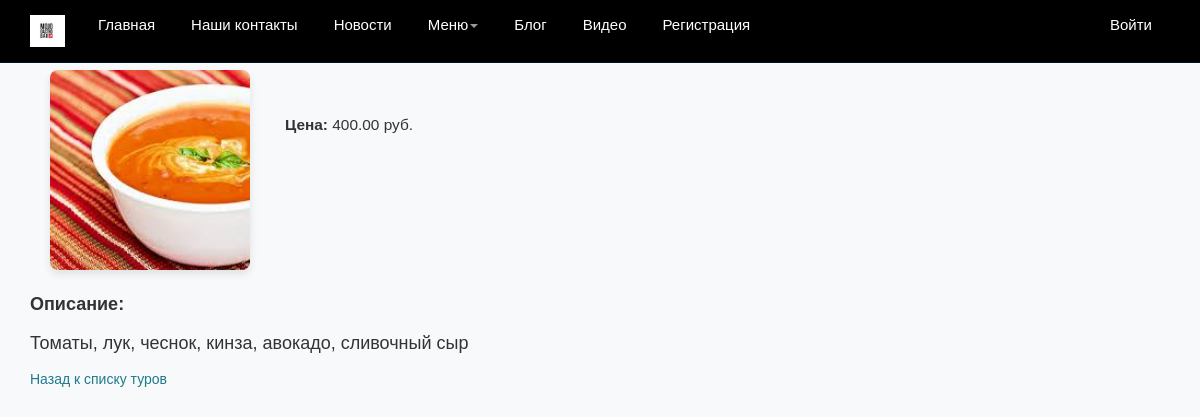
The page /tour/2/ on the database its author committed.
### app/models.py (models this page shows, shortened)
class Tour(models.Model):
    image = models.ImageField(upload_to='tour_image/', null=True, blank=True)
    name = models.CharField(max_length=255)
    description = models.TextField()
    price = models.DecimalField(max_digits=10, decimal_places=2)
    category = models.ForeignKey(Category, on_delete=models.CASCADE, null=True)  # Ссылка на категорию с null=True

### app/views.py (the view)
# urls.py: path('tour/<int:tour_id>/', views.tour_detail, name='tour_detail'),
def tour_detail(request, tour_id):
    tour = get_object_or_404(Tour, id=tour_id)
    return render(request, 'app/tour_detail.html', {'tour': tour})

### app/context_processors.py (called while the page is built)
def categories(request):
    categories = cache.get('categories')
    if categories is None:
        categories = Category.objects.all()
        cache.set('categories', categories, 60 * 15)  # �������� �� 15 �����
    return {
        'categories': categories
    }

### app/templates/app/tour_detail.html (shortened to what this page needs)
{% extends "app/layout.html" %}
{% load static %}
{% block content %}
<!DOCTYPE html>
<html lang="ru">
<head>
</head>
<body>
    <div class="tour-detail-container">
        <div class="tour-image">
            <img src="{{ tour.image.url }}" alt="Изображение тура">
        </div>
        <div class="tour-info">
            <p><strong>Цена:</strong> {{ tour.price }} руб.</p>
        </div>
    </div>
    <div class="tour-description">
        <p><strong>Описание:</strong></p>
        <p>{{ tour.description|linebreaks }}</p>
    </div>
    <a href="{% url 'tours' %}">Назад к списку туров</a>
</body>
</html>
{% endblock %}

### app/static/app/content/site.css (style rules this page uses)
body { padding-top: 50px; padding-bottom: 20px; }

### app/templates/app/layout.html (style rules this page uses)
p { font-size: 18px; transition: transform 0.3s ease; }
a { text-decoration: none; color: #1f7a8c; }
.tour-image { width: 200px; height: auto; margin-right: 20px; border-radius: 10px; }
.tour-image img { width: 100%; height: auto; display: block; }
.tour-info { flex-grow: 1; padding: 15px; }

### app/templates/app/tour_detail.html (style rules this page uses)
body { background-color: #f8f9fa; font-family: 'Nunito', sans-serif; color: #333; line-height: 1.6; margin: 0; transition: transform 0.3s ease; }
.tour-detail-container { display: flex; align-items: flex-start; margin: 20px; }
.tour-image { margin-right: 20px; }
.tour-image img { width: 200px; height: 200px; object-fit: cover; border-radius: 8px; box-shadow: 0 4px 8px rgba(0, 0, 0, 0.1); }
.tour-info p { color: #333; font-size: 1.1em; margin: 0.5em 0; line-height: 1.5; transition: transform 0.3s ease; }
.tour-description { margin-top: 1em; text-align: justify; transition: transform 0.3s ease; }
.tour-info { flex-grow: 1; }

### rows shown on the page
Tour: image (picture), price "400.00", description "Томаты, лук, чеснок, кинза, авокадо, сливочный сыр"
